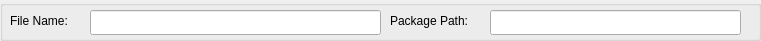
     <widget class="QGroupBox" name="groupBox_198">
      <property name="geometry">
       <rect>
        <x>20</x>
        <y>50</y>
        <width>761</width>
        <height>41</height>
       </rect>
      </property>
      <property name="title">
       <string/>
      </property>
      <widget class="QLabel" name="label_614">
       <property name="geometry">
        <rect>
         <x>10</x>
         <y>12</y>
         <width>81</width>
         <height>17</height>
        </rect>
       </property>
       <property name="text">
        <string>File Name:</string>
       </property>
      </widget>
      <widget class="QLineEdit" name="lineEdit_filename">
       <property name="geometry">
        <rect>
         <x>90</x>
         <y>10</y>
         <width>291</width>
         <height>25</height>
        </rect>
       </property>
       <property name="readOnly">
        <bool>true</bool>
       </property>
      </widget>
      <widget class="QLabel" name="label_615">
       <property name="geometry">
        <rect>
         <x>390</x>
         <y>12</y>
         <width>101</width>
         <height>17</height>
        </rect>
       </property>
       <property name="text">
        <string>Package Path:</string>
       </property>
      </widget>
      <widget class="QLineEdit" name="lineEdit_package_path">
       <property name="geometry">
        <rect>
         <x>490</x>
         <y>10</y>
         <width>251</width>
         <height>25</height>
        </rect>
       </property>
       <property name="readOnly">
        <bool>true</bool>
       </property>
      </widget>
     </widget>
